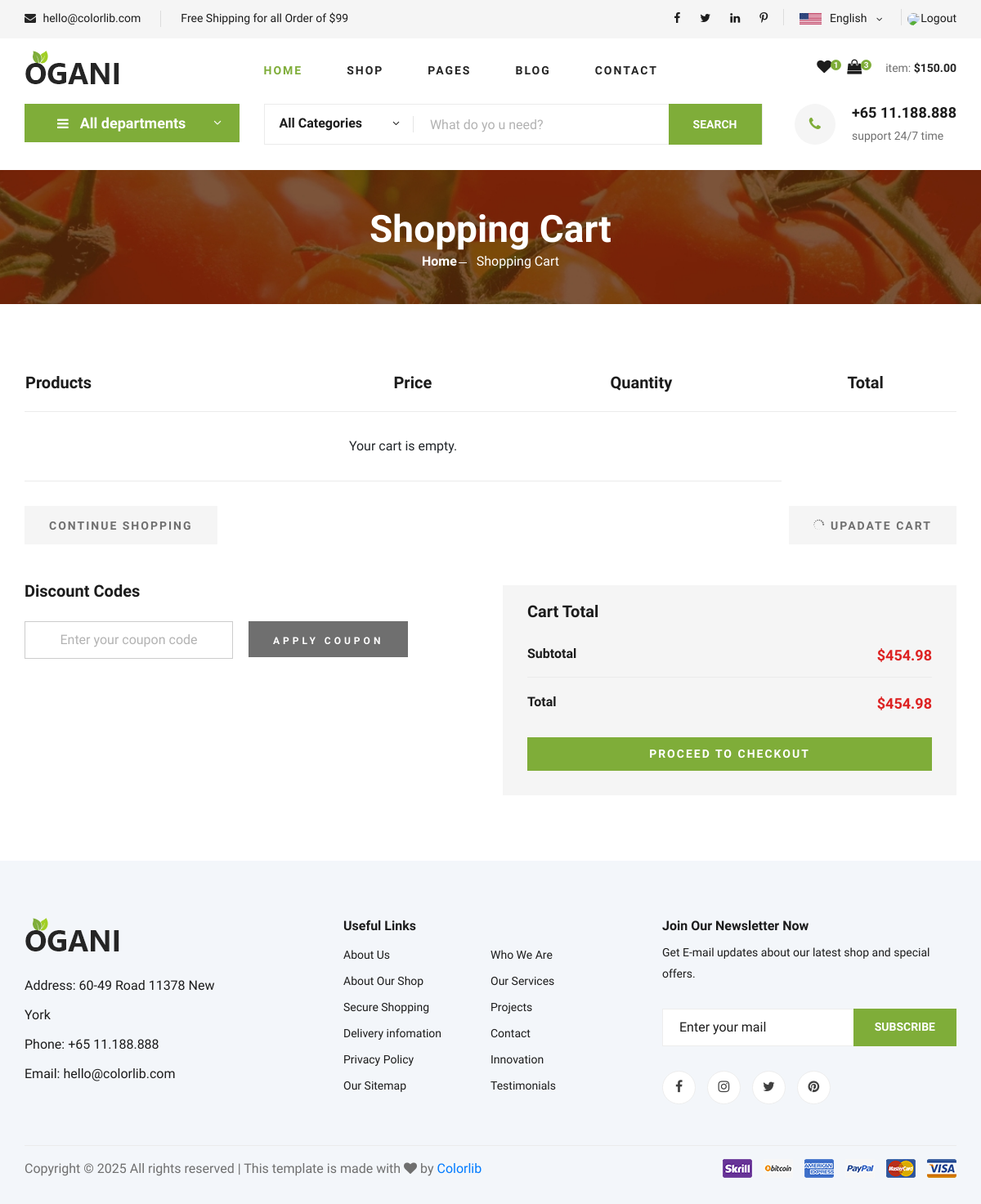
Before: /shoping_cart (signed in) with the older database file.
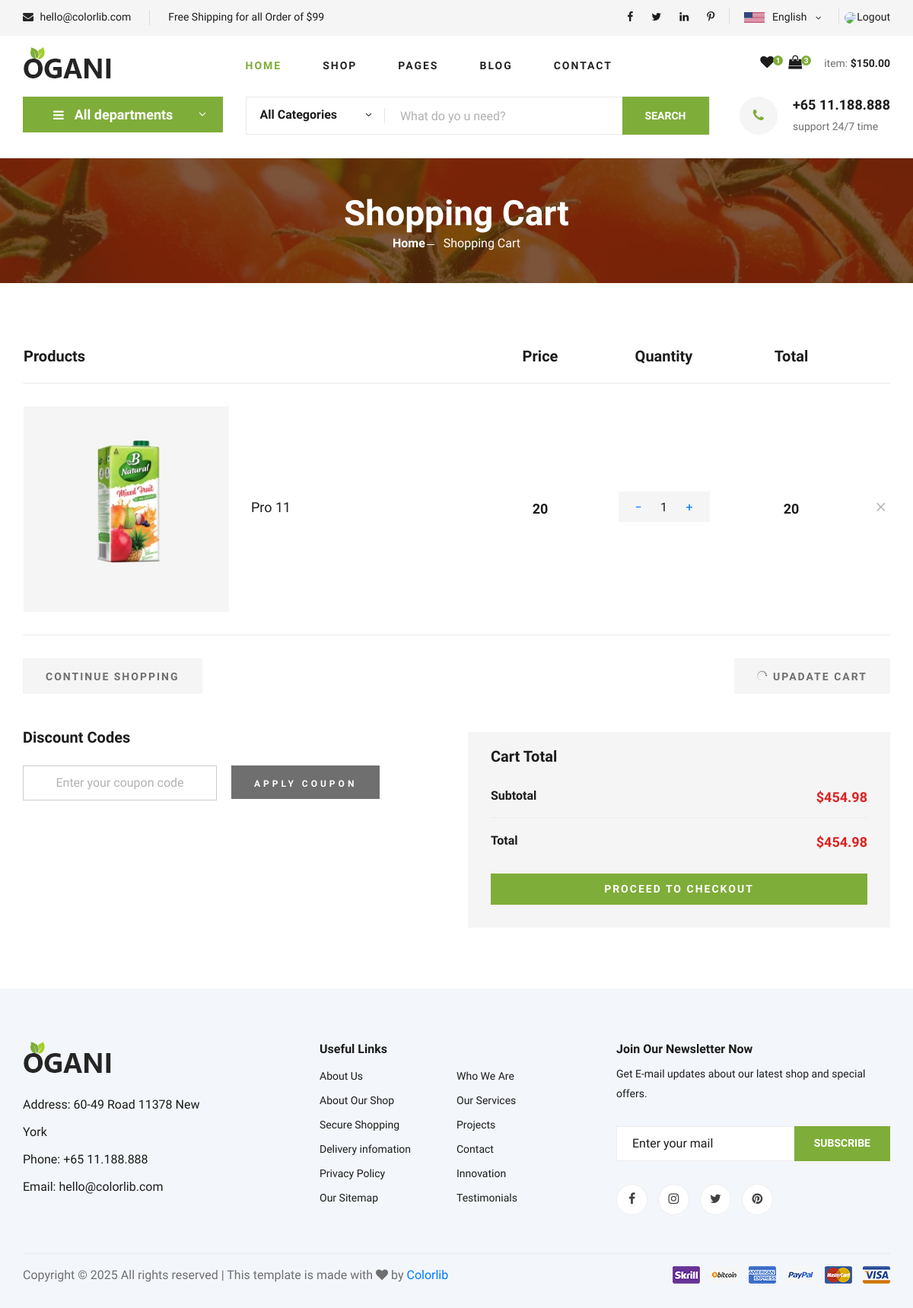
After: the same page with the newer database file.
### myapp/models.py (models this page shows, shortened)
class cart(models.Model):
    user=models.ForeignKey(user,on_delete=models.CASCADE)
    product=models.ForeignKey(product,on_delete=models.CASCADE)
    qty=models.IntegerField(default=1)
    total_price=models.IntegerField(default=1)
    added_at=models.DateTimeField(auto_now_add=True)

class product(models.Model):
    name=models.CharField(max_length=100)
    price = models.IntegerField()
    image=models.ImageField(upload_to="image")
    category=models.ForeignKey(category,on_delete=models.CASCADE,blank=True,null=True)

### myapp/views.py (the view)
# urls.py: path('shoping_cart', views.shoping_cart, name='shoping_cart'),
def shoping_cart(request):
    if 'username' not in request.session:
        return redirect('login')
    uid=user.objects.get(username=request.session['username'])
    shop_items = cart.objects.filter(user=uid).select_related('product')
    cid=category.objects.all().order_by("-id")
    contaxt={
            "cid":cid,
            "shop_items": shop_items,
        }
    return render(request,"shoping_cart.html", contaxt)

### myapp/templates/shoping_cart.html (shortened to what the changed rows need)
{% load static %}
<!DOCTYPE html>
<html lang="zxx">
<head>
    <link rel="stylesheet" href="{% static 'css/bootstrap.min.css' %}" type="text/css">
    <link rel="stylesheet" href="{% static 'css/font-awesome.min.css' %}" type="text/css">
    <link rel="stylesheet" href="{% static 'css/elegant-icons.css' %}" type="text/css">
    <link rel="stylesheet" href="{% static 'css/nice-select.css' %}" type="text/css">
    <link rel="stylesheet" href="{% static 'css/jquery-ui.min.css' %}" type="text/css">
    <link rel="stylesheet" href="{% static 'css/owl.carousel.min.css' %}" type="text/css">
    <link rel="stylesheet" href="{% static 'css/slicknav.min.css' %}" type="text/css">
    <link rel="stylesheet" href="{% static 'css/style.css' %}" type="text/css">
</head>
<body>
    <section class="breadcrumb-section set-bg" data-setbg="{% static 'img/breadcrumb.jpg' %}">
        <div class="container">
            <div class="row">
                <div class="col-lg-12 text-center">
                    <div class="breadcrumb__text">
                        <h2>Shopping Cart</h2>
                    </div>
                </div>
            </div>
        </div>
    </section>
    <section class="shoping-cart spad">
        <div class="container">
            <div class="row">
                <div class="col-lg-12">
                    <div class="shoping__cart__table">
                        <table>
                            <thead>
                                <tr>
                                    <th class="shoping__product">Products</th>
                                    <th>Price</th>
                                    <th>Quantity</th>
                                    <th>Total</th>
                                    <th></th>
                                </tr>
                            </thead>
                            <tbody>
                                {% for item in shop_items %}
                                <tr>
                                    <td class="shoping__cart__item">
                                        <img src="{{item.product.image}}" alt="">
                                        <h5>{{ item.product.name }}</h5>
                                    </td>
                                    <td class="shoping__cart__price">
                                        {{ item.product.price }}
                                    </td>
                                    <td class="shoping__cart__quantity">
                                        <div class="quantity">
                                            <div class="pro-qty">
                                                <a href="{% url 'cart_minus' item.id %}" class="qty-btn">−</a>
                                                <input type="text" value="{{ item.qty }}" class="qty-input" readonly>
                                                <a href="{% url 'cart_plus' item.id %}" class="qty-btn">+</a>
                                            </div>
                                        </div>
                                    </td>
                                    <td class="shoping__cart__total">
                                        {{item.total_price}}
                                    </td>
                                    <td class="shoping__cart__item__close">
                                        <a href="{% url 'add_cart' item.product.id %}">
                                        <span class="icon_close"></span>
                                        </a>
                                    </td>
                                </tr>
                                {% empty %}
                                <tr>
                                    <td colspan="3" style="text-align: center;">Your cart is empty.</td>
                                </tr>
                                {% endfor %}
                            </tbody>
                        </table>
                    </div>
                </div>
            </div>
        </div>
    </section>
</body>
</html>

Changed rows visible on the page:
added cart: product.image (picture), product.name "Pro 11", product.price "20", qty "1", total_price "20"
Other visible differences:
text no longer shown: "Your cart is empty."
